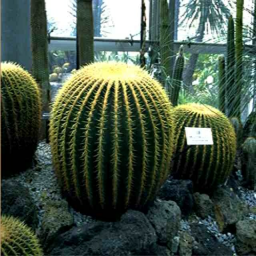
#> input picture HW0/HW0-left.png, 256 x 256 px
$ jupyter execute --allow-errors q2.ipynb   (shell and % lines are left out)
#> lines starting #> are read from the running program, lines starting #| are printed output that depends on the picture
[cell 1]
"""
Author: EE19MTECH01008
Q2) Disparity map between stereo images
"""


import numpy as np
import cv2
import matplotlib.pyplot as plt
from PIL import Image

[cell 2]
#read images
x = cv2.imread("HW0-left.png",cv2.IMREAD_GRAYSCALE)
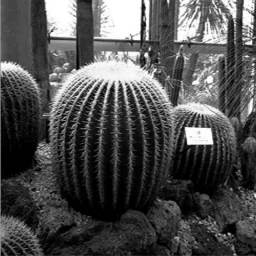
#> x: shape (256, 256); min 0, max 255, mean 79.2
y = cv2.imread("HW0-right.png",cv2.IMREAD_GRAYSCALE)
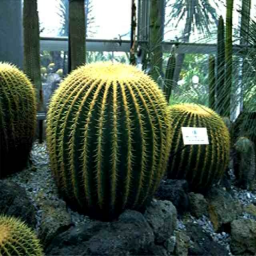
#> input picture HW0/HW0-right.png, 256 x 256 px
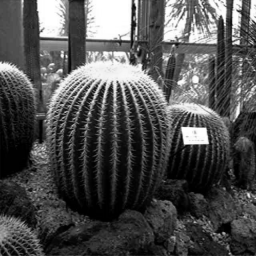
#> y: shape (256, 256); min 0, max 255, mean 80.4

[cell 3]
#calculate the phi_s(ds) here; ds is varied from 0 to 10; variance is 3
for d in range(0,10):
    s = np.zeros((10,x.shape[0]-10,x.shape[1]))
    for i in range(0,x.shape[0]-10):
            for j in range (0,x.shape[1]):
                s[d,i,j] = np.exp(-(1/9)*(x[i][j]-y[i+d+1][j])**2)

#calculate the phi_s(ds)phi_t(dt) here ; variance is 3
t = np.zeros((10,10))
for i in range(0,t.shape[0]):
    for j in range (0,t.shape[1]):
            t[i,j] = np.exp(-(1/9)*np.minimum((i-j)**2,7**2))

#the sum-product algorithm
#here i have taken the upper, left, right and lower pixel values
#> (the rest of this cell did not finish here and is left out)
